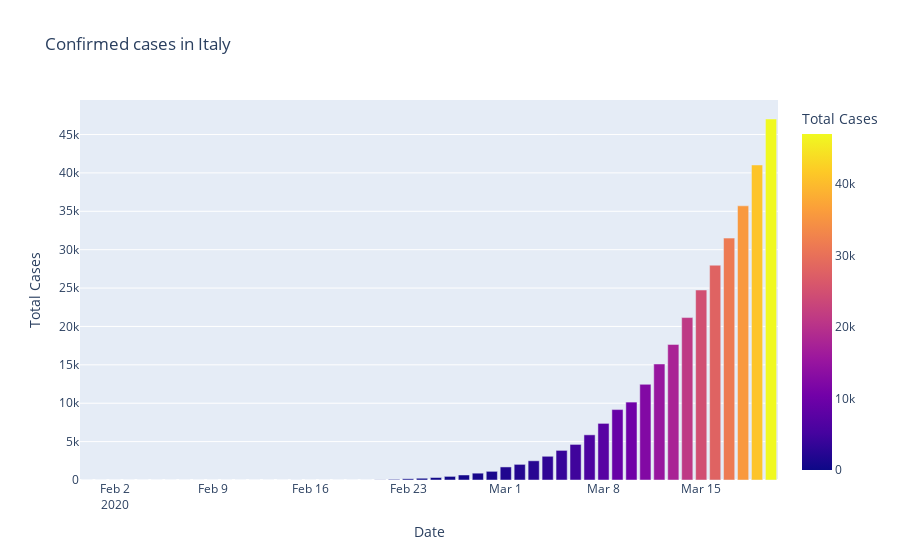
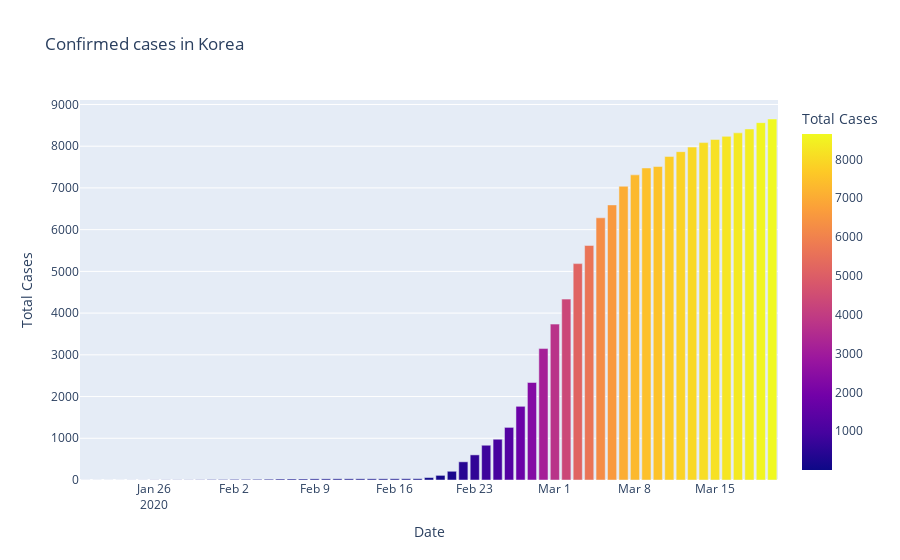

Notebook code cell kept with these figures, in order:
### Code cell
fig=px.bar(data_Italy,x="Date",y="Total Cases",color='Total Cases',title='Confirmed cases in Italy')
fig.show()

fig=px.bar(data_Korea,x="Date",y="Total Cases",color='Total Cases',title='Confirmed cases in Korea')
fig.show()

fig=px.bar(data_Wuhan,x="Date",y="Total Cases",color='Total Cases',title='Confirmed cases in Wuhan')
fig.show()

### Figure 1 — Plotly figure (JSON) as saved in the notebook; plotly's stock layout.template omitted (floating-point values rounded to 4 significant figures)
{"data": [{"alignmentgroup": "True", "hovertemplate": "Date=%{x}<br>Total Cases=%{marker.color}<extra></extra>", "legendgroup": "", "marker": {"color": [2, 2, 2, 2, 2, 2, 3, 3, 3, 3, 3, 3, 3, 3, 3, 3, 3, 3, 3, 3, 3, 3, 20, 79, 157, 229, 323, 470, 655, 889, 1128, 1701, 2036, 2502, 3089, 3858, 4636, 5883, 7375, 9172, 10149, 12462, 15113, 17660, 21157, 24747, 27980, 31506, 35713, 41035, 47021], "coloraxis": "coloraxis"}, "name": "", "offsetgroup": "", "orientation": "v", "showlegend": false, "textposition": "auto", "type": "bar", "x": ["2020-01-31T00:00:00", "2020-02-01T00:00:00", "2020-02-02T00:00:00", "2020-02-03T00:00:00", "2020-02-04T00:00:00", "2020-02-05T00:00:00", "2020-02-06T00:00:00", "2020-02-07T00:00:00", "2020-02-08T00:00:00", "2020-02-09T00:00:00", "2020-02-10T00:00:00", "2020-02-11T00:00:00", "2020-02-12T00:00:00", "2020-02-13T00:00:00", "2020-02-14T00:00:00", "2020-02-15T00:00:00", "2020-02-15T00:00:00", "2020-02-16T00:00:00", "2020-02-17T00:00:00", "2020-02-18T00:00:00", "2020-02-19T00:00:00", "2020-02-20T00:00:00", "2020-02-21T00:00:00", "2020-02-22T00:00:00", "2020-02-23T00:00:00", "2020-02-24T00:00:00", "2020-02-25T00:00:00", "2020-02-26T00:00:00", "2020-02-27T00:00:00", "2020-02-28T00:00:00", "2020-02-29T00:00:00", "2020-03-01T00:00:00", "2020-03-02T00:00:00", "2020-03-03T00:00:00", "2020-03-04T00:00:00", "2020-03-05T00:00:00", "2020-03-06T00:00:00", "2020-03-07T00:00:00", "2020-03-08T00:00:00", "2020-03-09T00:00:00", "2020-03-10T00:00:00", "2020-03-11T00:00:00", "2020-03-12T00:00:00", "2020-03-13T00:00:00", "2020-03-14T00:00:00", "2020-03-15T00:00:00", "2020-03-16T00:00:00", "2020-03-17T00:00:00", "2020-03-18T00:00:00", "2020-03-19T00:00:00", "2020-03-20T00:00:00"], "xaxis": "x", "y": [2, 2, 2, 2, 2, 2, 3, 3, 3, 3, 3, 3, 3, 3, 3, 3, 3, 3, 3, 3, 3, 3, 20, 79, 157, 229, 323, 470, 655, 889, 1128, 1701, 2036, 2502, 3089, 3858, 4636, 5883, 7375, 9172, 10149, 12462, 15113, 17660, 21157, 24747, 27980, 31506, 35713, 41035, 47021], "yaxis": "y"}], "layout": {"barmode": "relative", "coloraxis": {"colorbar": {"title": {"text": "Total Cases"}}, "colorscale": [[0, "#0d0887"], [0.1111, "#46039f"], [0.2222, "#7201a8"], [0.3333, "#9c179e"], [0.4444, "#bd3786"], [0.5556, "#d8576b"], [0.6667, "#ed7953"], [0.7778, "#fb9f3a"], [0.8889, "#fdca26"], [1, "#f0f921"]]}, "legend": {"tracegroupgap": 0}, "title": {"text": "Confirmed cases in Italy"}, "xaxis": {"anchor": "y", "domain": [0, 1], "title": {"text": "Date"}}, "yaxis": {"anchor": "x", "domain": [0, 1], "title": {"text": "Total Cases"}}}}

### Figure 2 — Plotly figure (JSON) as saved in the notebook; plotly's stock layout.template omitted (floating-point values rounded to 4 significant figures)
{"data": [{"alignmentgroup": "True", "hovertemplate": "Date=%{x}<br>Total Cases=%{marker.color}<extra></extra>", "legendgroup": "", "marker": {"color": [1, 1, 1, 1, 2, 2, 3, 4, 4, 4, 6, 11, 12, 15, 15, 16, 19, 23, 24, 24, 27, 27, 28, 28, 28, 28, 28, 29, 30, 31, 58, 111, 209, 436, 602, 833, 977, 1261, 1766, 2337, 3150, 3736, 4335, 5186, 5621, 6284, 6593, 7041, 7313, 7478, 7513, 7755, 7869, 7979, 8086, 8162, 8236, 8320, 8413, 8565, 8652], "coloraxis": "coloraxis"}, "name": "", "offsetgroup": "", "orientation": "v", "showlegend": false, "textposition": "auto", "type": "bar", "x": ["2020-01-20T00:00:00", "2020-01-21T00:00:00", "2020-01-22T00:00:00", "2020-01-23T00:00:00", "2020-01-24T00:00:00", "2020-01-25T00:00:00", "2020-01-26T00:00:00", "2020-01-27T00:00:00", "2020-01-28T00:00:00", "2020-01-29T00:00:00", "2020-01-30T00:00:00", "2020-01-31T00:00:00", "2020-02-01T00:00:00", "2020-02-02T00:00:00", "2020-02-03T00:00:00", "2020-02-04T00:00:00", "2020-02-05T00:00:00", "2020-02-06T00:00:00", "2020-02-07T00:00:00", "2020-02-08T00:00:00", "2020-02-09T00:00:00", "2020-02-10T00:00:00", "2020-02-11T00:00:00", "2020-02-12T00:00:00", "2020-02-13T00:00:00", "2020-02-14T00:00:00", "2020-02-15T00:00:00", "2020-02-16T00:00:00", "2020-02-17T00:00:00", "2020-02-18T00:00:00", "2020-02-19T00:00:00", "2020-02-20T00:00:00", "2020-02-21T00:00:00", "2020-02-22T00:00:00", "2020-02-23T00:00:00", "2020-02-24T00:00:00", "2020-02-25T00:00:00", "2020-02-26T00:00:00", "2020-02-27T00:00:00", "2020-02-28T00:00:00", "2020-02-29T00:00:00", "2020-03-01T00:00:00", "2020-03-02T00:00:00", "2020-03-03T00:00:00", "2020-03-04T00:00:00", "2020-03-05T00:00:00", "2020-03-06T00:00:00", "2020-03-07T00:00:00", "2020-03-08T00:00:00", "2020-03-09T00:00:00", "2020-03-10T00:00:00", "2020-03-11T00:00:00", "2020-03-12T00:00:00", "2020-03-13T00:00:00", "2020-03-14T00:00:00", "2020-03-15T00:00:00", "2020-03-16T00:00:00", "2020-03-17T00:00:00", "2020-03-18T00:00:00", "2020-03-19T00:00:00", "2020-03-20T00:00:00"], "xaxis": "x", "y": [1, 1, 1, 1, 2, 2, 3, 4, 4, 4, 6, 11, 12, 15, 15, 16, 19, 23, 24, 24, 27, 27, 28, 28, 28, 28, 28, 29, 30, 31, 58, 111, 209, 436, 602, 833, 977, 1261, 1766, 2337, 3150, 3736, 4335, 5186, 5621, 6284, 6593, 7041, 7313, 7478, 7513, 7755, 7869, 7979, 8086, 8162, 8236, 8320, 8413, 8565, 8652], "yaxis": "y"}], "layout": {"barmode": "relative", "coloraxis": {"colorbar": {"title": {"text": "Total Cases"}}, "colorscale": [[0, "#0d0887"], [0.1111, "#46039f"], [0.2222, "#7201a8"], [0.3333, "#9c179e"], [0.4444, "#bd3786"], [0.5556, "#d8576b"], [0.6667, "#ed7953"], [0.7778, "#fb9f3a"], [0.8889, "#fdca26"], [1, "#f0f921"]]}, "legend": {"tracegroupgap": 0}, "title": {"text": "Confirmed cases in Korea"}, "xaxis": {"anchor": "y", "domain": [0, 1], "title": {"text": "Date"}}, "yaxis": {"anchor": "x", "domain": [0, 1], "title": {"text": "Total Cases"}}}}
